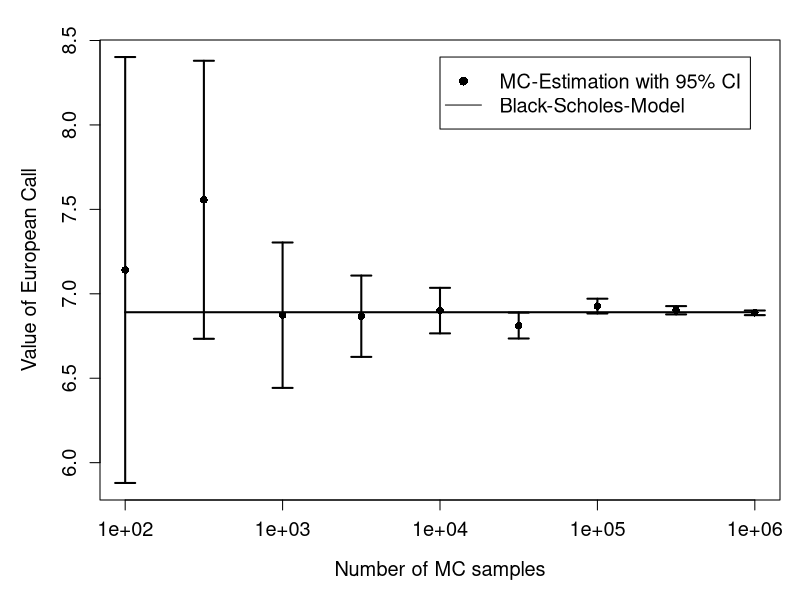

This figure's R source:
rm(list = ls(all = TRUE))
graphics.off()


# input
S0    = 40
K     = 35
tau   = 1
r     = 0.03
sigma = 0.2


MCStock = function(S0, tau, nt, r, sigma, nMC){
  
  dt = tau/nt
  t  = seq(0, tau, by = dt)
  
  St = S0*exp((r-sigma^2/2)*t)*exp(replicate(nMC, c(0,cumsum(sigma*sqrt(dt)*rnorm(nt)))))
  
  return(St)
}


MCEurop = function(S0, K, tau, nt, r, sigma, nMC){
  
  St     = MCStock(S0, tau, nt, r, sigma, nMC)
  
  # discounted payoff
  C      = exp(-r*tau)*matrix(pmax(0,St[nrow(St),]-K), 1, ncol(St))
  P      = exp(-r*tau)*matrix(pmax(0,K-St[nrow(St),]), 1, ncol(St))
  V      = rbind(C, P)
   
  # MC estimate
  V_mc   = rowSums(V)/ncol(St)
  
  # 95% confidence intervall for MC-estimate
  conf95 = 1.96*1/sqrt(ncol(St))*sqrt(1/(ncol(St)-1)*rowSums((V-V_mc)^2))
 
  result = cbind(V_mc, conf95)
  
  return(result)
  
}


BSCall = function(S, K, tau, r, sigma) {

  d1 = (log(S/K) + (r + (sigma^2/2)) * tau)/(sigma * sqrt(tau))
  d2 = d1 - (sigma * sqrt(tau))
  C  = S * pnorm(d1) - K * exp(-r * tau) * pnorm(d2)

  return(C)
}

k   = seq(2, 6, 0.5)
nMC = 10^k 

VCall = matrix(0,length(nMC),2)

for (i in 1:length(nMC)){
  
  Call = MCEurop(S0, K, tau, nt = 1, r, sigma, nMC = nMC[i])

  # MC estimate  
  VCall[i,1] = Call[1,1]
  
  # 95% confidence 
  VCall[i,2] = Call[1,2]
  
}

BSC = BSCall(S0, K, tau, r, sigma)


par(mar=c(5,5,2,1)) 
plot(nMC, VCall[,1], log = "x", type = "p", pch = 16, ylim = c(min(VCall[,1]-VCall[,2]), max(VCall[,1]+VCall[,2])),
     ylab = "Value of European Call", xlab = "Number of MC samples", cex.lab=1.2, cex.axis=1.2, cex.main=1.2, cex.sub=1.2)
lines(nMC, matrix(BSC,length(nMC),1)[,1], type = "l", lwd = 2)
arrows(nMC, VCall[,1]-VCall[,2], nMC, VCall[,1]+VCall[,2], code=3, angle=90, length=0.1, lwd = 2)
legend(10^4, max(VCall[,1]+VCall[,2]), legend = c("MC-Estimation with 95% CI", "Black-Scholes-Model"), lty = c(0,1), pch = c(16,NA), cex = 1.2)

